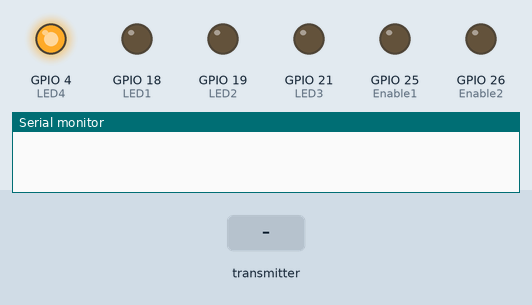
This sketch was run on a simulated ESP32. Parts: output pins drawn as LEDs (lit = HIGH), the last lines printed to the serial monitor. The inputs (shaded band) are chosen by the test bench.

Above: at 1.2 s.
1.3 s: the transmitter starts sending b = 1
At 2.5 s:
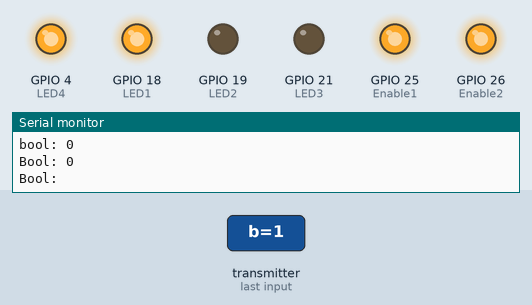
2.8 s: the transmitter starts sending c = 1
At 3.5 s:
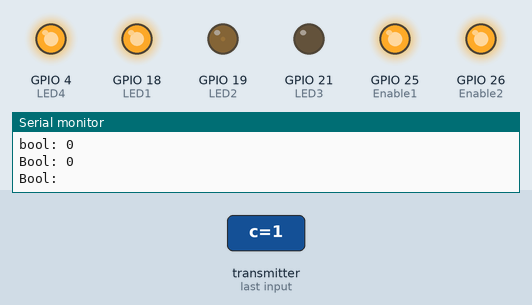
4.4 s: the transmitter starts sending d = 1
At 5.0 s:
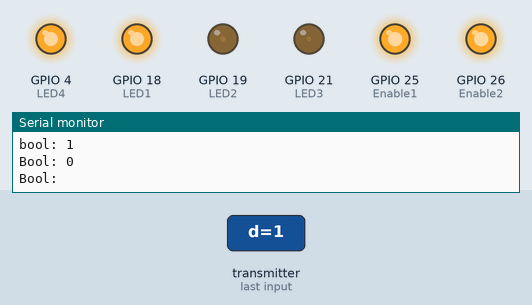
6.0 s: the transmitter starts sending e = 1
At 7.1 s:
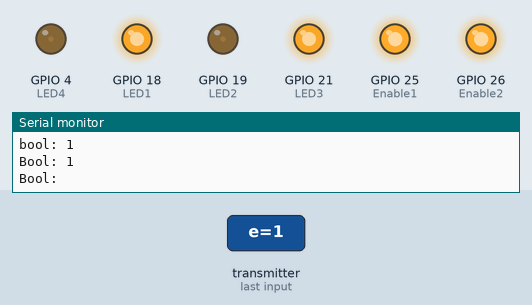
7.6 s: the transmitter starts sending c = 0
At 8.4 s:
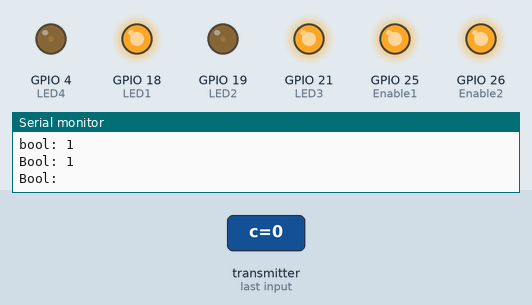
9.2 s: the transmitter starts sending d = 0
At 10.1 s:
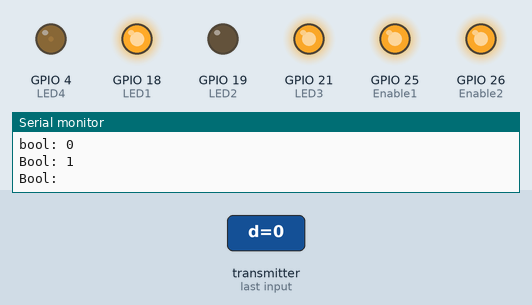
Timing chart, 0 to 11.8 s (numbered marks = the images above; inputs shaded):
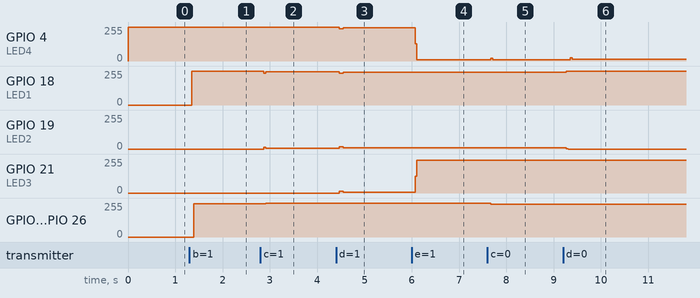

Measured:
- after the input at 1.3 s, GPIO 18 (LED1): 0/255 → 255/255 after 0.05 s; GPIO 25 (Enable1), GPIO 26 (Enable2): 0/255 → 248/255 after 0.09 s
- after the input at 2.8 s, GPIO 18 (LED1): 255/255 → 249/255 after 0.07 s; GPIO 19 (LED2): 0/255 → 6/255 after 0.07 s; GPIO 25 (Enable1), GPIO 26 (Enable2): 248/255 → 255/255 after 0.11 s
- after the input at 4.4 s, GPIO 4 (LED4): 255/255 → 241/255 after 0.07 s, → 249/255 0.08 s later; GPIO 18 (LED1): 249/255 → 237/255 after 0.07 s, → 244/255 0.08 s later; GPIO 19 (LED2): 6/255 → 18/255 after 0.07 s, → 11/255 0.08 s later; GPIO 21 (LED3): 0/255 → 14/255 after 0.07 s, → 6/255 0.08 s later
- after the input at 6.0 s, GPIO 4 (LED4): 249/255 → 11/255 after 0.07 s; GPIO 21 (LED3): 6/255 → 244/255 after 0.07 s
- after the input at 7.6 s, GPIO 4 (LED4): 11/255 → 20/255 after 0.07 s, → 11/255 0.04 s later; GPIO 25 (Enable1), GPIO 26 (Enable2): 255/255 → 246/255 after 0.07 s
- after the input at 9.2 s, GPIO 4 (LED4): 11/255 → 12/255 after 0.15 s; GPIO 18 (LED1): 244/255 → 255/255 after 0.07 s; GPIO 19 (LED2): 11/255 → 0/255 after 0.07 s

The sketch:

Receiver.ino
```cpp
#include <esp_now.h>
#include <WiFi.h>

int Enable1 = 25;
int Enable2 = 26;

int LED1 = 18;
int LED2 = 19;
int LED3 = 21;
int LED4 = 4;

// Structure example to receive data
// Must match the sender structure
typedef struct struct_message {
  char a[32];
  bool b;
  bool c;
  bool d;
  bool e;
} struct_message;
// Create a struct_message called myData
struct_message myData;

// callback function that will be executed when data is received
void OnDataRecv(const uint8_t * mac, const uint8_t *incomingData, int len) {
  memcpy(&myData, incomingData, sizeof(myData));
  Serial.print("Bytes received: ");
  Serial.println(len);
  Serial.print("Char: ");
  Serial.println(myData.a);
  Serial.print("Char: ");
  Serial.println(myData.b);
  Serial.print("bool: ");
  Serial.println(myData.c);
  Serial.print("bool: ");
  Serial.println(myData.d);
  Serial.print("Bool: ");
  Serial.println(myData.e);
  Serial.print("Bool: ");

}

void setup() {
  pinMode(Enable1, OUTPUT);
  pinMode(Enable2, OUTPUT);
  pinMode(LED1, OUTPUT);
  pinMode(LED2, OUTPUT);
  pinMode(LED3, OUTPUT);
  pinMode(LED4, OUTPUT);

  // Initialize Serial Monitor
  Serial.begin(115200);

  // Set device as a Wi-Fi Station
  WiFi.mode(WIFI_STA);

  // Init ESP-NOW
  if (esp_now_init() != ESP_OK) {
    Serial.println("Error initializing ESP-NOW");
    return;
  }

  // Once ESPNow is successfully Init, we will register for recv CB to
  // get recv packer info
  esp_now_register_recv_cb(OnDataRecv);
}

void loop() {

  // Here we are going to set up the car movements

  //Move Forward
  if (myData.c  == true) {

    digitalWrite(Enable1, HIGH);
    digitalWrite(Enable2, HIGH);
    digitalWrite(LED1, LOW);
    digitalWrite(LED2, HIGH);

    digitalWrite(LED3, LOW);
    digitalWrite(LED4, HIGH);

  }
  else {
    digitalWrite(Enable1, LOW);
    digitalWrite(Enable2, LOW);
    digitalWrite(LED2, LOW);
    digitalWrite(LED4, HIGH);
  }


  //Right
  if (myData.d == true) {
    //DROITE

    digitalWrite(Enable1, HIGH);
    digitalWrite(Enable2, HIGH);
    digitalWrite(LED1, LOW);
    digitalWrite(LED2, HIGH);

    digitalWrite(LED3, HIGH);
    digitalWrite(LED4, LOW);

  }


  //Rear
  if (myData.b == true) {
    digitalWrite(Enable1, HIGH);
    digitalWrite(Enable2, HIGH);
    digitalWrite(LED1, HIGH);
    digitalWrite(LED2, LOW);

    digitalWrite(LED3, LOW);
    digitalWrite(LED4, HIGH);
  }


  // Left
  if (myData.e == true) {
    digitalWrite(Enable1, HIGH);
    digitalWrite(Enable2, HIGH);
    digitalWrite(LED1, HIGH);
    digitalWrite(LED2, LOW);

    digitalWrite(LED3, HIGH);
    digitalWrite(LED4, LOW);
  }


}
```
